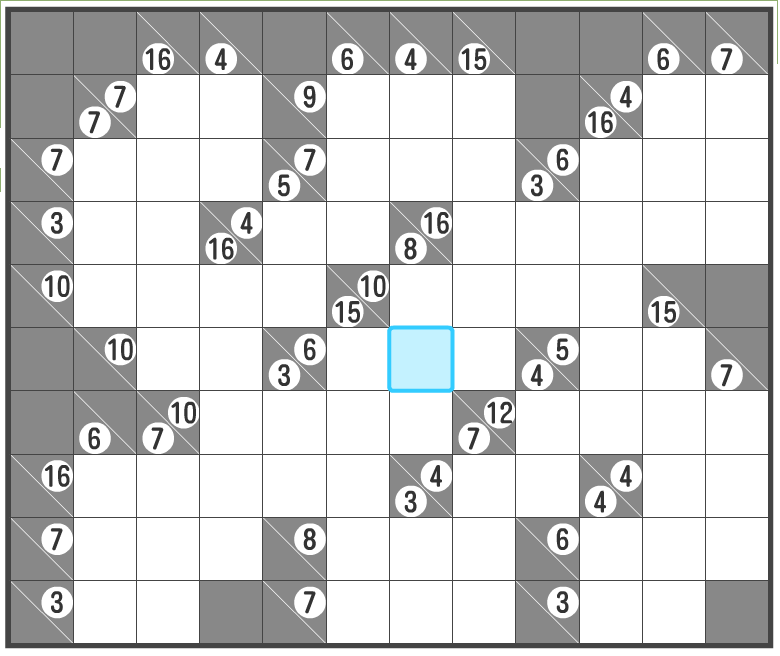
#> input picture testimage/com01.png, 780 x 656 px; its folder holds only this picture in this run
$ python cell_detector.py ../testimage/com01.png   (Python 2 division)
#> lines starting #> are read from the running program, lines starting #| are printed output that depends on the picture; after the words box and inside, x2 and y2 are one past the last pixel; in counts of white or black regions, pixels touching at a corner belong together; long printed decimals are rounded
### experimental/kakuro_image_parser.py
#!/usr/bin/env python

import cv2
import numpy as np
import math

def _angle_cos(p0, p1, p2):
    d1, d2 = (p0-p1).astype('float'), (p2-p1).astype('float')
    return np.dot(d1, d2) / np.sqrt( np.dot(d1, d1)*np.dot(d2, d2) )


# [30 lines left out: functions _average_x_y, _extract_sides, not called in this run]

class kakuroImageParser(object):

    def __init__(self, img):
        self._img = img
        self._b_parsed = False
        self._frames = []

    def _find_squares(self):
        img = cv2.cvtColor(self._img, cv2.COLOR_BGR2GRAY)
        img = cv2.GaussianBlur(img, (5, 5), 0)
        squares = []
        img = cv2.dilate(img, None)
        img = cv2.adaptiveThreshold(
                img,
                maxValue=255,
                adaptiveMethod=cv2.ADAPTIVE_THRESH_GAUSSIAN_C,
                thresholdType = cv2.THRESH_BINARY,
                blockSize =5,
                C = 1)
        contours, hierarchy = cv2.findContours(img, cv2.RETR_LIST, cv2.CHAIN_APPROX_SIMPLE)
        for cnt in contours:
            cnt_len = cv2.arcLength(cnt, True)
            cnt = cv2.approxPolyDP(cnt, 0.02*cnt_len, True)
            if len(cnt) == 4 and cv2.contourArea(cnt) > 1000 and cv2.isContourConvex(cnt):
                cnt2 = cnt.reshape(-1, 2)
                max_cos = np.max([abs(_angle_cos( cnt2[i], cnt2[(i+1) % 4], cnt2[(i+2) % 4] )) for i in xrange(4)])
                if max_cos < 0.1:
                    squares.append(cnt)
        return squares

    def _get_slant(self):
        squares = self._find_squares()
        square_size = [ (cv2.contourArea(square), square) for square in squares ]
        square_size = sorted(square_size, key = lambda s: s[0], reverse=True)
        # take the second largest as the largest may be a image frame
        square = square_size[1][1]
        p1 = square[0][0]
        p2 = square[1][0]
        print '**** _get_slant'
        print '\t', p1, p2
        if abs(p1[0] - p2[0]) <= abs(p1[1] - p2[1]):
            # vertical
            tmp = p1[0]
            p1[0] = p1[1]
            p1[1] = p2[0]
            p2[0] = p2[1]
            p2[1] = tmp
        # horizontal
        if p2[0] < p1[0]:
            tmp = p1
            p1 = p2
            p2 = tmp
        slant = math.degrees(math.atan2(p2[1]-p1[1], p2[0]-p1[0]))
        print '\t', slant
        return slant

    def _rotate_img(self, degree):
        h, w, c  = self._img.shape
        print '\t', w, h, c
        rotmat = cv2.getRotationMatrix2D((w/2, h/2), degree, 1.0)
        self._img = cv2.warpAffine(self._img, rotmat, (w, h))

    def _get_possible_frames(self):
        print '_get_possible_frames'
        raw_squares = self._find_squares()
        print '\t# of raw_square=', len(raw_squares)
        squares = [(cv2.contourArea(raw_square), cv2.boundingRect(raw_square)) for raw_square in raw_squares]
        squares = sorted(squares, key = lambda s: s[0], reverse=True)
        print '\t# of square=', len(squares)
        frames = dict()
        for s in squares:
            parent = None
            for p in iter(frames):
                if ( p[1][0] <= s[1][0] and p[1][0] + p[1][2] >= s[1][0] + s[1][2] and
                        p[1][1] <= s[1][1] and p[1][1] + p[1][3] >= s[1][1] + s[1][3]):
                    parent = p
                    break
            if parent != None:
                if 3 * s[1][2] < parent[1][2] and 3 * s[1][3] < parent[1][3]:
                    frames[parent].append(s)
                    continue
                else:
                    del frames[parent]
            frames[s] = []
        for f in frames.keys():
            if len(frames[f]) == 0:
                del frames[f]
        return frames

    # [23 lines left out: function _normalize_frames, not called in this run]

    def _parse(self):
        degree = self._get_slant()
        self._rotate_img(degree)
        frames = self._get_possible_frames()
        if len(frames) == 0:
            return
        first = frames.keys()[0][1]
        print first
        cos = _angle_cos(
                np.array([first[0], first[3]]),
                np.array([first[0], first[1]]),
                np.array([first[2], first[1]]) )
        print 'Angle: ', cos
        print 'frames: ', len(frames)
        for f in frames:
            print '\t', f, len(frames[f])
        self._normalize_frames(frames)

    def get_frames(self):
        if not self._b_parsed:
            self._parse()
            self._b_parsed = True
        return self._frames

    @property
    def image(self):
        return self._img

# [36 lines that do not run on import are left out]

### experimental/cell_detector.py
#!/usr/bin/env python

import cv2
import numpy as np
from kakuro_image_parser import kakuroImageParser

class kakuroCellParser(object):
    """
    Detects cells from kakuro frames and figure out the type of the cells
    (clue cell or answer cell).
    """

    def __init__(self, img):
        self._img = img
        self._frames = None

    def get_frames(self):
        if self._frames == None:
            self._parse()
        return self._frames

    def _parse(self):
        self._frames = []
        frame_detector = kakuroImageParser(self._img)
        org_frames = frame_detector.get_frames()
        self._img = frame_detector.image # get an image upright
        gray_img = cv2.cvtColor(self._img, cv2.COLOR_BGR2GRAY)
        frame_detector = None

        for org_frame in org_frames:
            self._parse_a_frame(org_frame, gray_img)

        return self._frames

    # [37 lines left out: function _parse_a_frame, not called in this run]

    @property
    def image(self):
        return self._img


if __name__ == '__main__':
    # [13 lines left out: function draw_frame, not called in this run]

    import sys
    flist = sys.argv[1:]
    if len(flist) == 0:
        import os
        from glob import glob
        flist = glob(os.path.join('..', 'testimage', '*.*'))
    for fn in flist:
        img = cv2.imread(fn)
#> img is the input picture: shape (656, 780, 3); mean B, G, R 208.3, 208.3, 207.6
        detector = kakuroCellParser(img)
        frames = detector.get_frames()
#> in _find_squares, `img = cv2.GaussianBlur(img, (5, 5), 0)`:
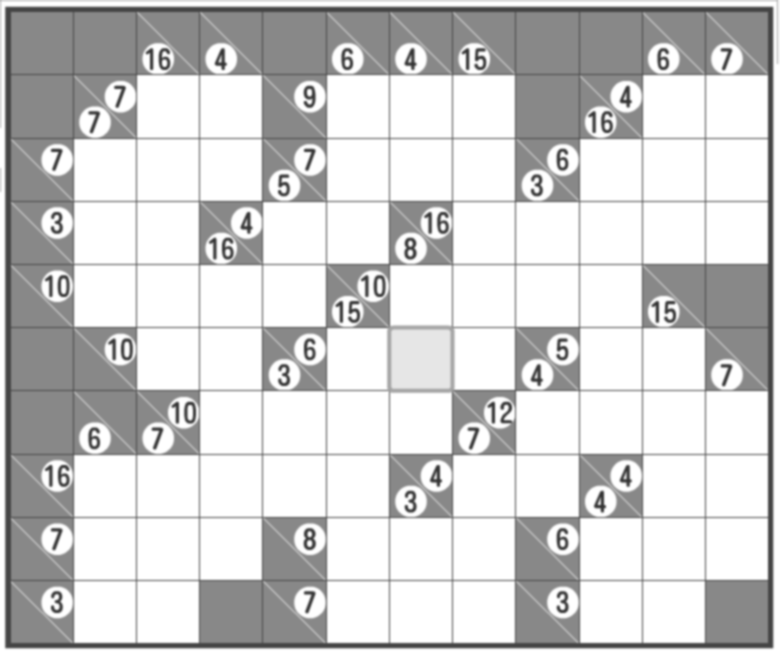
#> img: shape (656, 780); min 53, max 255, mean 208.1
#> in _find_squares, `img = cv2.dilate(img, None)`:
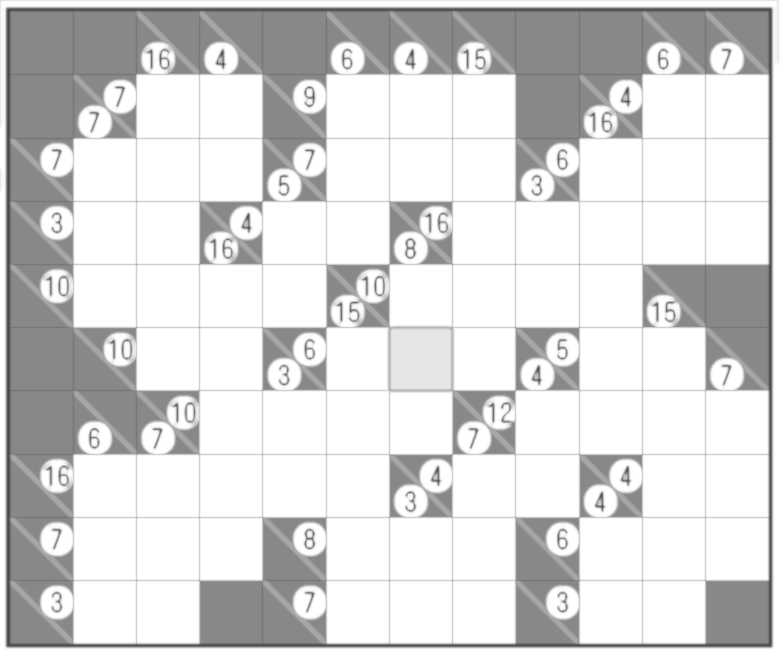
#> img: shape (656, 780); min 70, max 255, mean 215.9
#> in _find_squares, `img = cv2.adaptiveThreshold( img, maxValue=255, adaptiveMethod=cv2.ADA..`:
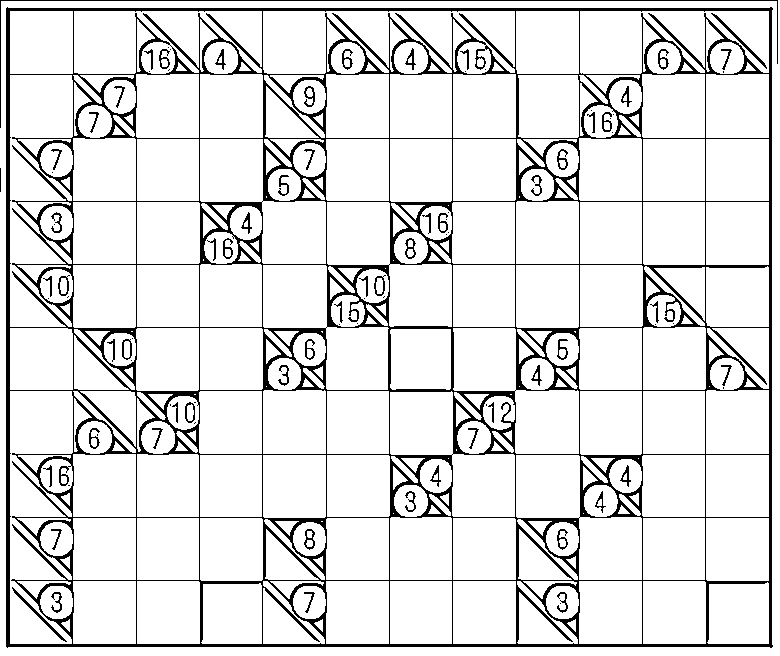
#> img: shape (656, 780); 88.6% white; 96 black regions (35 under 20 px)
#> in _find_squares, `contours, hierarchy = cv2.findContours(img, cv2.RETR_LIST, cv2.CHAIN_A..`: contours = 460 contours, 114 with area under 20; largest, box (x1, y1, x2, y2) and area: (0, 0, 780, 656) 509192, (5, 6, 774, 649) 490889, (263, 11, 515, 74) 10118, (10, 391, 73, 644) 9500, (10, 75, 73, 327) 9215
#> the loop in _find_squares, `for cnt in contours:` made 460 passes
#> (cnt_len, cnt2, max_cos) on passes 15, 16, 17, 22, 26, 50, 52, 53: (237.1, [[260, 583], [203, 584], [202, 643], [261, 643]], 0.0345), (240.5, [[767, 582], [709, 584], [708, 643], [768, 643]], 0.0514), (247.4, [[643, 581], [643, 643], [705, 643], [705, 582]], 0.0161), (246, [[390, 581], [390, 643], [451, 643], [451, 581]], 0), (247.4, [[137, 581], [137, 643], [199, 643], [199, 582]], 0.0161), (247.4, [[706, 518], [706, 579], [768, 580], [768, 518]], 0.0161), (245.4, [[453, 518], [453, 579], [515, 579], [514, 518]], 0.0164), (246.2, [[326, 519], [326, 579], [388, 579], [388, 518]], 0.0161)
#> (cnt_len, cnt2, max_cos) on passes 18, 21, 23, 27, 51, 55: (248.8, [[579, 581], [579, 643], [641, 643], [641, 581]], 0), (248, [[453, 581], [453, 643], [515, 643], [515, 581]], 0), (248.8, [[326, 581], [326, 643], [388, 643], [388, 581]], 0), (248.8, [[73, 581], [73, 643], [135, 643], [135, 581]], 0), (244, [[643, 518], [643, 579], [704, 579], [704, 518]], 0), (244, [[137, 518], [137, 579], [198, 579], [198, 518]], 0)
#> after the loop in _find_squares, `for cnt in contours:`: squares = 69 contours; largest, box (x1, y1, x2, y2) and area: (5, 6, 774, 649) 490244, (706, 74, 769, 138) 3906, (453, 74, 516, 138) 3906, (326, 74, 389, 138) 3906, (642, 74, 705, 138) 3875
#> in _get_slant, `square_size = [ (cv2.contourArea(square), square) for square in square..`: square_size = 69 items
#> in _get_slant, `square = square_size[1][1]`: square = [[706, 74], [706, 137], [768, 137], [768, 74]]
#> in _get_slant, `p1 = square[0][0]`: p1 = [706, 74]
#> in _get_slant, `p2 = square[1][0]`: p2 = [706, 137]
#| 	 [706  74] [706 137]
#> in _get_slant, `tmp = p1[0]`: tmp = 706
#> in _get_slant, `slant = math.degrees(math.atan2(p2[1]-p1[1], p2[0]-p1[0]))`: slant = 0
#| 	 0.0
#| 	 780 656 3
#> in _rotate_img, `rotmat = cv2.getRotationMatrix2D((w/2, h/2), degree, 1.0)`: rotmat = [[1, 0, 0], [0, 1, 0]]
#> the loop in _find_squares (call 2), `for cnt in contours:` made 460 passes
#| 	# of raw_square= 69
#| 	# of square= 69
#> the loop in _get_possible_frames, `for s in squares:` made 69 passes
#> s on passes 1 to 12: (490244, (5, 6, 769, 643)), (3906, (706, 74, 63, 64)), (3906, (453, 74, 63, 64)), (3906, (326, 74, 63, 64)), (3875, (642, 74, 63, 64)), (3875, (200, 74, 63, 64)), (3875, (136, 74, 63, 64)), (3874.5, (706, 390, 63, 64)), (3844, (579, 581, 63, 63)), (3844, (453, 581, 63, 63)), (3844, (326, 581, 63, 63)), (3844, (73, 581, 63, 63))
#> the loop in _get_possible_frames, `for f in frames.keys():` made 1 pass
#> (the run stopped early here; a loop or call above may not have finished)

$ run again, on testimage/n147_3.jpg
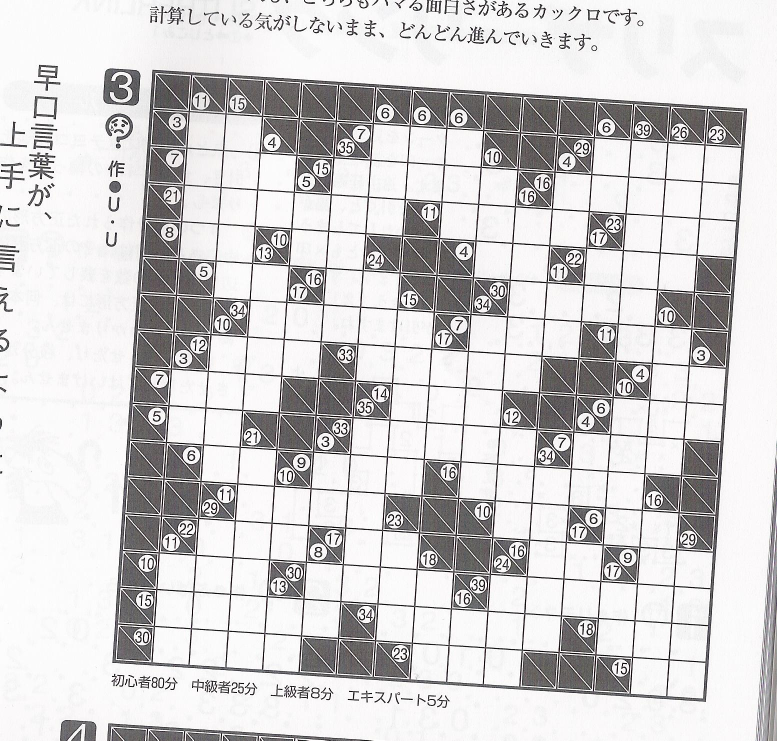
#> input picture testimage/n147_3.jpg, 1554 x 1481 px (shown at 1/2 size)
#> img is the input picture: shape (1481, 1554, 3); mean B, G, R 207.8, 207.2, 208.9
#> in _find_squares, `img = cv2.adaptiveThreshold( img, maxValue=255, adaptiveMethod=cv2.ADA..`:
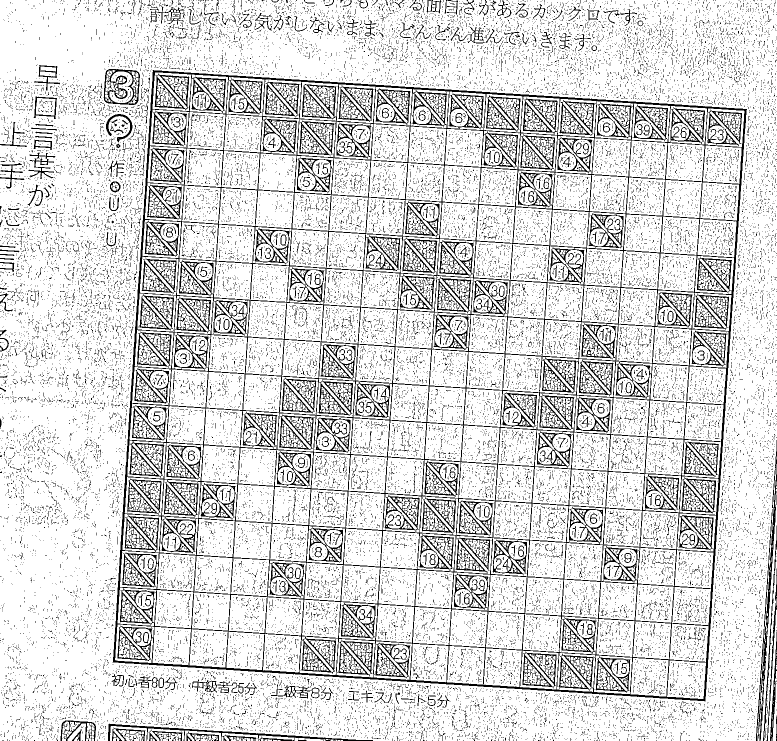
#> img: shape (1481, 1554) (shown at 1/2 size); 83.9% white; black in thin lines or dots
#> contours = 53092 contours, 50897 with area under 20; largest, box (x1, y1, x2, y2) and area: (0, 0, 1554, 1481) 2268146, (224, 139, 1495, 1404) 1413507, (305, 145, 383, 222) 5219, (673, 169, 751, 246) 5184, (1411, 217, 1489, 294) 5177
#> the loop in _find_squares, `for cnt in contours:` made 53092 passes
#> (cnt, cnt_len) on passes 1 to 3: ([[682, 1480], [685, 1480]], 6), ([[676, 1480], [680, 1480]], 8), ([[668, 1480]], 0)
#> after the loop in _find_squares, `for cnt in contours:`: squares = 245 contours; largest, box (x1, y1, x2, y2) and area: (0, 0, 1554, 1481) 2267360, (224, 139, 1495, 1404) 1413152, (1334, 1321, 1412, 1398) 5204, (1379, 659, 1457, 736) 5204, (305, 145, 383, 222) 5204
#> square_size = 245 items
#> square = [[306, 139], [1494, 218], [1410, 1403], [224, 1324]]
#> p1 = [306, 139]
#> p2 = [1494, 218]
#| 	 [306 139] [1494  218]
#> slant = 3.8
#| 	 3.804
#| 	 1554 1481 3
#> rotmat = [[0.998, 0.0664, -47.39], [-0.0664, 0.998, 53.19]]
#> in _find_squares (call 2), `img = cv2.adaptiveThreshold( img, maxValue=255, adaptiveMethod=cv2.ADA..`:
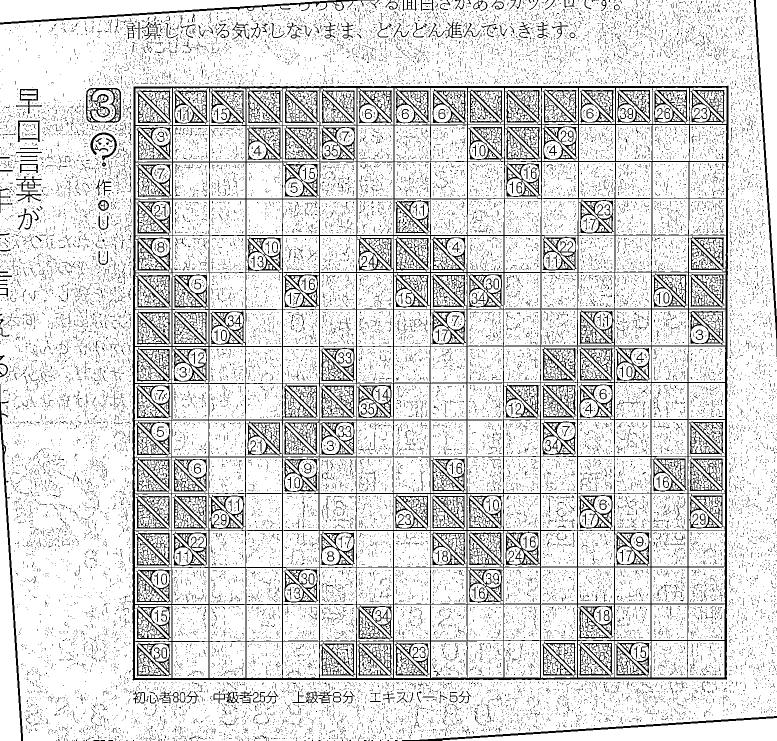
#> img: shape (1481, 1554) (shown at 1/2 size); 84.7% white; black in thin lines or dots
#> contours = 49301 contours, 47334 with area under 20; largest, box (x1, y1, x2, y2) and area: (0, 0, 1554, 1481) 2224192, (264, 170, 1458, 1362) 1414023, (0, 0, 672, 45) 14589, (885, 1436, 1554, 1481) 14517, (0, 849, 42, 1481) 12942
#> the loop in _find_squares (call 2), `for cnt in contours:` made 49301 passes
#> (cnt, cnt_len) on passes 1, 3, 4: ([[243, 1479], [244, 1478], [245, 1479], [244, 1480]], 5.66), ([[699, 1478], [700, 1477], [701, 1478], [700, 1479]], 5.66), ([[692, 1478], [693, 1477], [694, 1478], [693, 1479]], 5.66)
#> after the loop in _find_squares (call 2), `for cnt in contours:`: squares = 250 contours; largest, box (x1, y1, x2, y2) and area: (0, 0, 1554, 1481) 2158080, (264, 170, 1457, 1361) 1412530, (1378, 397, 1452, 470) 5220, (566, 176, 639, 250) 5220, (271, 176, 344, 250) 5220
#> raw_squares has the same summary as squares in _find_squares
#| 	# of raw_square= 250
#> in _get_possible_frames, `squares = [(cv2.contourArea(raw_square), cv2.boundingRect(raw_square))..`: squares = 250 items
#| 	# of square= 250
#> the loop in _get_possible_frames, `for s in squares:` made 250 passes
#> s on passes 1 to 3: (2158080, (0, 0, 1554, 1481)), (1412530.5, (264, 170, 1193, 1191)), (5220, (1378, 397, 74, 73))
#> after the loop in _get_possible_frames, `for s in squares:`: frames = 2 items
#> the loop in _get_possible_frames, `for f in frames.keys():` made 2 passes
#> f on passes 1 to 2: (1412530.5, (264, 170, 1193, 1191)), (1152, (39, 244, 38, 33))
